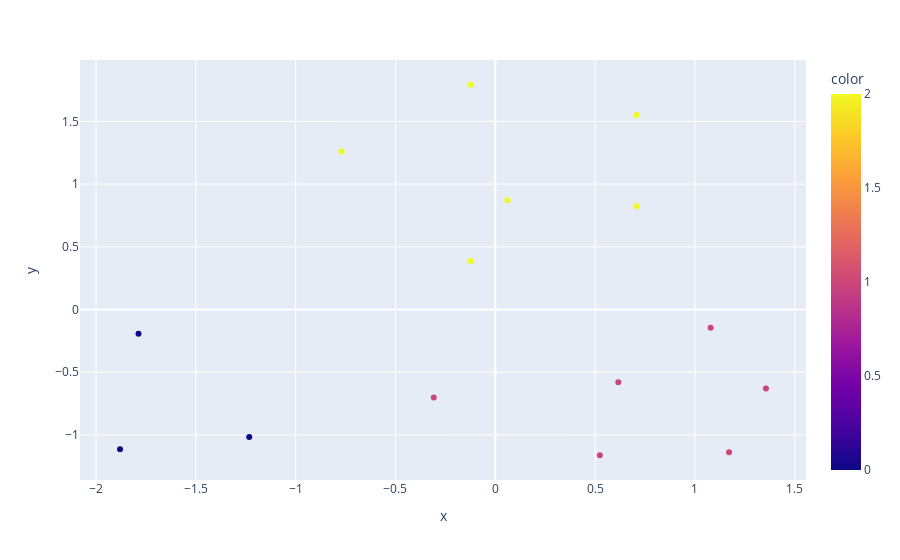

Notebook code for this chart:
### Code cell
# visualização grafica

grafico = px.scatter(x= base_salario[:, 0], y= base_salario[:, 1], color=rotulos)
grafico.show()

### Figure 1 — Plotly figure (JSON) as saved in the notebook; plotly's stock layout.template omitted (floating-point values rounded to 4 significant figures)
{"data": [{"hovertemplate": "x=%{x}<br>y=%{y}<br>color=%{marker.color}<extra></extra>", "legendgroup": "", "marker": {"color": [0, 0, 0, 1, 1, 1, 1, 1, 1, 2, 2, 2, 2, 2, 2], "coloraxis": "coloraxis", "symbol": "circle"}, "mode": "markers", "name": "", "orientation": "v", "showlegend": false, "type": "scatter", "x": [-1.88, -1.233, -1.787, -0.3081, 0.5238, 1.171, 1.356, 0.6163, 1.078, -0.7703, -0.1233, 0.06163, -0.1233, 0.7087, 0.7087], "xaxis": "x", "y": [-1.114, -1.017, -0.1938, -0.7024, -1.163, -1.138, -0.6297, -0.5813, -0.1453, 1.259, 0.3875, 0.8719, 1.792, 0.8235, 1.55], "yaxis": "y"}], "layout": {"coloraxis": {"colorbar": {"title": {"text": "color"}}, "colorscale": [[0, "#0d0887"], [0.1111, "#46039f"], [0.2222, "#7201a8"], [0.3333, "#9c179e"], [0.4444, "#bd3786"], [0.5556, "#d8576b"], [0.6667, "#ed7953"], [0.7778, "#fb9f3a"], [0.8889, "#fdca26"], [1, "#f0f921"]]}, "legend": {"tracegroupgap": 0}, "margin": {"t": 60}, "xaxis": {"anchor": "y", "domain": [0, 1], "title": {"text": "x"}}, "yaxis": {"anchor": "x", "domain": [0, 1], "title": {"text": "y"}}}}
